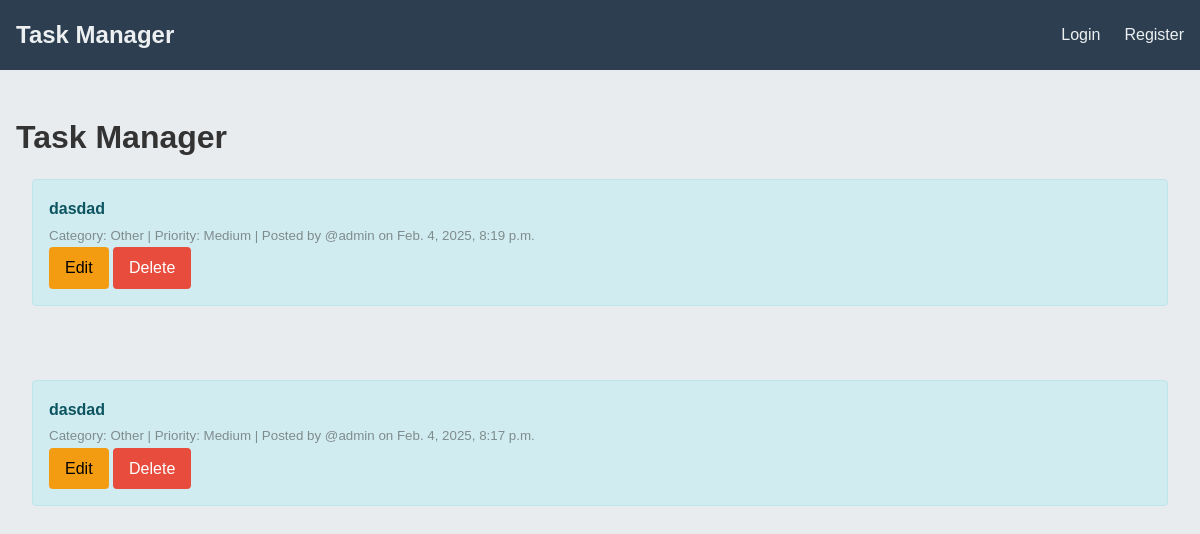
Before: / with the older database file.
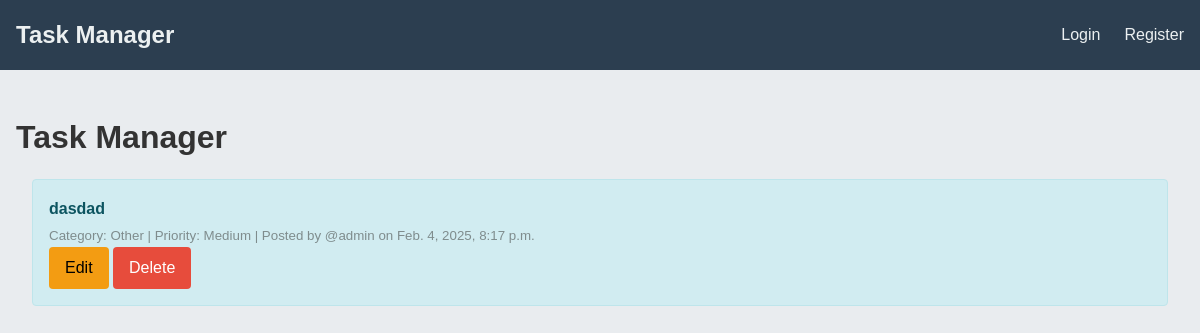
After: the same page with the newer database file.
### TaskWeb/models.py (models this page shows, shortened)
class Task(models.Model):
    PRIORITY_CHOICES = [
        ('low', 'Low'),
        ('medium', 'Medium'),
        ('high', 'High'),
    ]
    CATEGORY_CHOICES = [
        ('work', 'Work'),
        ('home', 'Home'),
        ('hobby', 'Hobby'),
        ('other', 'Other'),
    ]
    user = models.ForeignKey(User, related_name="tasks", on_delete=models.CASCADE)
    body = models.CharField(max_length=150)
    created_at = models.DateTimeField(auto_now_add=True)
    category = models.CharField(max_length=50, choices=CATEGORY_CHOICES, default='other')
    priority = models.CharField(max_length=50, choices=PRIORITY_CHOICES, default='medium')
    completed = models.BooleanField(default=False)

### TaskWeb/views.py (the view)
# urls.py: path('', views.home, name="home"),
def home(request):
    tasks = Task.objects.all().order_by("-created_at")
    return render(request, 'home.html', {"tasks": tasks})

### TaskWeb/templates/home.html
{% extends 'base.html' %}
{% load static %}
{% block content %}
    <h1>Task Manager</h1>
    {% for task in tasks %}
        <div class="container">
            <div class="alert alert-primary">
                <strong>{{ task.body }}</strong><br>
                <small class="text-muted">
                    Category: {{ task.get_category_display }} |
                    Priority: {{ task.get_priority_display }} |
                    Posted by @{{ task.user.username }} on {{ task.created_at }}
                </small>
                <br>
                <a href="{% url 'editTask' task.id %}" class="btn btn-warning">Edit</a>
                <a href="{% url 'deleteTask' task.id %}" class="btn btn-danger">Delete</a>
            </div>
        </div>
        <br>
    {% endfor %}
{% endblock %}

Changed rows visible on the page:
removed Task: body "dasdad", category "Other", priority "Medium", user.username "admin", created_at "Feb. 4, 2025, 8:19 p.m."
